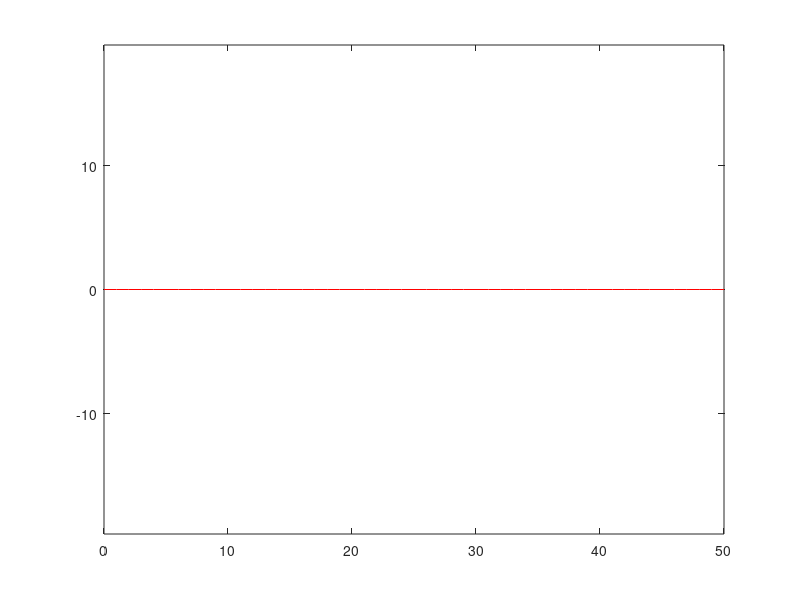

Here is the MATLAB script that generated this plot: (Note: this script raises an error after producing the figure.)
%make desired chi angle for path
omega    = 2*pi/60; % rad/s of course angle chi (1 rev around human / min)
DT       = 1;       % s, step size in path planner
t = 0:DT:50;
% negative rotation = cw from -x axis
% chi = 0:-omega*DT:-max(t)*omega;
% Debuggin chi = 0 degrees, follow human behind
chi = zeros(1,size(t,2));

%test plot to make sure direction and positioning are correct
plot(t,chi,'r')
axis equal

%save as timeseries into human structure
Chi = timeseries(chi,t);

% save as .mat for later ;)
save('ChiFollowing.mat','Chi')